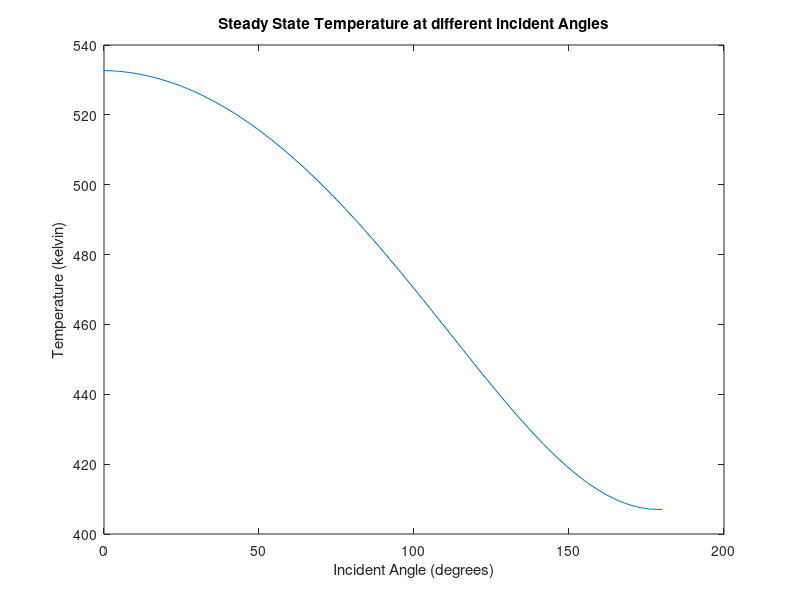
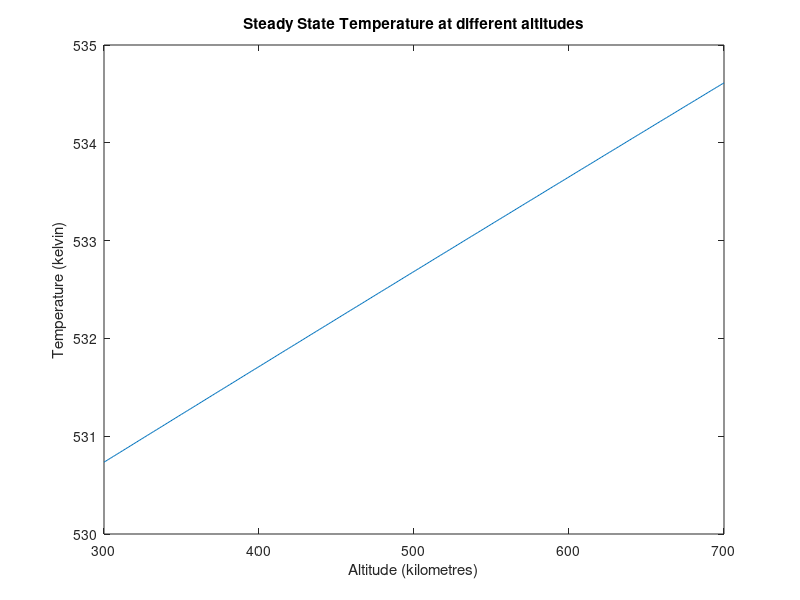

Write the MATLAB code that produced these figures, in order.
clear 

stefan_boltzmann_constant = 5.67 * 10^(-8);
albedo_factor = 0.35;
solar_constant = 1354;
absorptivity = 1; % assuming a black body - taken from online resource
emissivity = 0.9;
area_surface = 0.01;
altitude = 500;
earth_radius = 6378;
angle = 0;
internal_heat_dissipation=6.9684;

incident_angle = 0:1:180;

count = 1;

for i = 1:181
  view_factor = (altitude + earth_radius)/earth_radius;
   angle = angle + 1;

heat_IR_temperature = stefan_boltzmann_constant * emissivity * view_factor * area_surface * 255^4;
heat_ir_flux = emissivity * area_surface * view_factor * solar_constant;
heat_albedo= absorptivity * area_surface * albedo_factor * view_factor * solar_constant;
solar_heat = absorptivity * area_surface * solar_constant * cosd(angle);

h_out = heat_albedo + solar_heat + heat_ir_flux + heat_IR_temperature + internal_heat_dissipation;
temperature(count) = (h_out/(area_surface * emissivity * stefan_boltzmann_constant))^(0.25);

   count=count+1;
end 


figure(1);
plot (incident_angle,temperature);
title("Steady State Temperature at different incident Angles")
xlabel("Incident Angle (degrees)");
ylabel("Temperature (kelvin)");


angle = 0;
count = 1;
altitude = 300;
altitude_range=300:1:700;

for i = 300:700
  view_factor = (altitude + earth_radius)/earth_radius;
  altitude = altitude + 1;


heat_IR_temperature = stefan_boltzmann_constant * emissivity * view_factor * area_surface * 255^4;
heat_ir_flux = emissivity * area_surface * view_factor * solar_constant;
heat_albedo= absorptivity * area_surface * albedo_factor * view_factor * solar_constant;
solar_heat = absorptivity * area_surface * solar_constant * cosd(angle);

h_out = heat_albedo + solar_heat + heat_ir_flux + heat_IR_temperature + internal_heat_dissipation;
temperature(count) = (h_out/(area_surface * emissivity * stefan_boltzmann_constant))^(0.25);

   count=count+1;
end 

figure(2);
plot (altitude_range,temperature);
title("Steady State Temperature at different altitudes")
xlabel("Altitude (kilometres)");
ylabel("Temperature (kelvin)");



